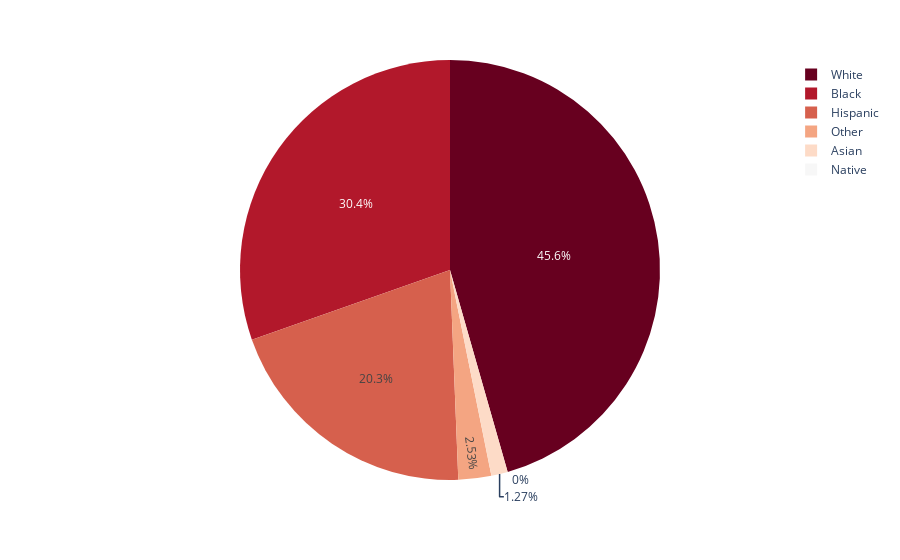

The code cell stored with this chart in its notebook:
### Markdown cell above
3. Racial indifferences for people shot that were not fleeing, were not attacking, were unarmed and didn't have signs of mental health problems. People that by subjectively assessing these statistics seem to have been most co-operative with law enforcement.

### Code cell
cases = []
for ind in df.index:
    if ((df.flee[ind] == 'Not fleeing') & (df.armed[ind] == 'unarmed') & (df.signs_of_mental_illness[ind] == False) & (df.threat_level[ind] != 'attack')):
        cases.append(df.race[ind])
races = df.race.unique()
race_cases = []
for race in races:
    occurence = cases.count(race)
    percentage = round(occurence/len(cases) * 100, 2)
    print("Race: " + race + ", occurence: " + str(occurence) + ", percentage: " + str(percentage))
    race_cases.append(percentage)

fig = px.pie(values=race_cases, names=races, color_discrete_sequence=px.colors.sequential.RdBu)
fig.show()

### Figure 1 — Plotly figure (JSON) as saved in the notebook; plotly's stock layout.template omitted (floating-point values rounded to 4 significant figures)
{"data": [{"domain": {"x": [0, 1], "y": [0, 1]}, "hovertemplate": "label=%{label}<br>value=%{value}<extra></extra>", "labels": ["Asian", "White", "Hispanic", "Black", "Other", "Native"], "legendgroup": "", "name": "", "showlegend": true, "type": "pie", "values": [1.27, 45.57, 20.25, 30.38, 2.53, 0]}], "layout": {"legend": {"tracegroupgap": 0}, "margin": {"t": 60}, "piecolorway": ["rgb(103,0,31)", "rgb(178,24,43)", "rgb(214,96,77)", "rgb(244,165,130)", "rgb(253,219,199)", "rgb(247,247,247)", "rgb(209,229,240)", "rgb(146,197,222)", "rgb(67,147,195)", "rgb(33,102,172)", "rgb(5,48,97)"]}}
